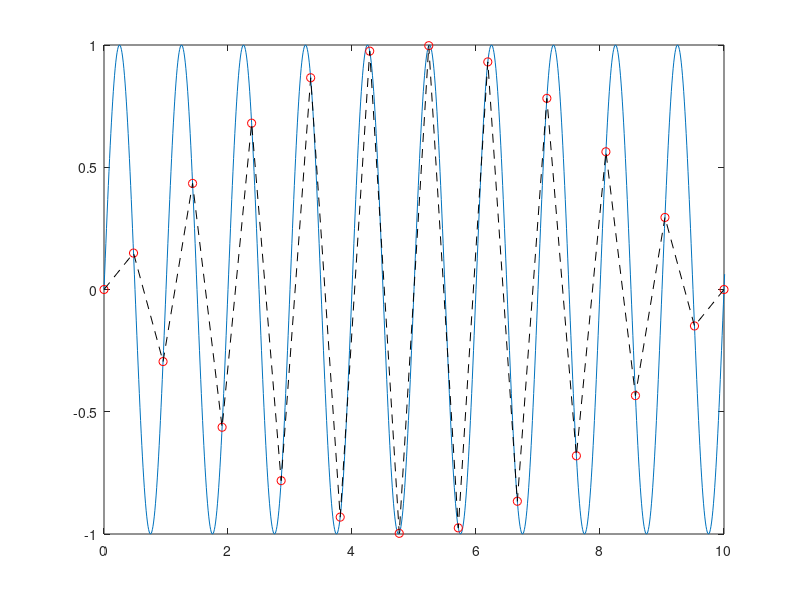

Here is the MATLAB script that generated this plot: (Note: this script raises an error after producing the figure.)
%% Module 2: Generating Signals and Common Signal Operations
%% Lesson 2: Generate Digital Signals
% Vary sine Parameters:
% You can create your audio watermark using a variety of methods. In this lesson, 
% you'll begin by exploring different things to consider when generating digital 
% signals.
% 
% You're probably already familiar with sine wave parameters, but you can use 
% this script to visualize how different parameters affect the sine wave. Try 
% changing the amplitude, frequency, and phase.
% 
% If you want to see the code used to create the plot, you can change the output 
% view from Hide code  to Output on right  using these icons at the top-right 
% of the script.
% View Sample Points:
% TASK 1:
% This script generates a sine wave with a single tone at |f| Hz. In this activity, 
% you'll modify the frequency value and sample rate to see effects of aliasing.
% 
% In the time-domain plot, the blue line shows a smooth, curved sine wave. This 
% might be how you are accustomed to seeing sine waves.
% 
% Discrete-time signals in the time domain can look strange. In the plot, the 
% red points are the sampled points, and the black lines connect them. You may 
% not recognize the sampled points as a sine wave. But if you sample fast enough, 
% the frequency-domain plot will still show the correct frequency.
% 
% *TASK*
% 
% Modify the slider values so that the sample rate (|fs|) is greater than the 
% Nyquist rate (2_fmax_).

f =1;
fs =2.1;

tfixed = 0 : 1/100 : 100;
yfixed = sin(2*pi*f*tfixed);
plot(tfixed, yfixed)

tmoving = 0 : 1/fs : 100;
ymoving = sin(2*pi*f*tmoving);
%% 
% Time-domain plot

hold on
movingStems = plot(tmoving, ymoving, "ro");
movingLine  = plot(tmoving, ymoving, "k--");
hold off
xlim([0 10])
t = title("fs = " + fs + " Hz");
%% 
% Frequency-domain plot

pspectrum(ymoving,fs)
% Generate Tone:
% TASK 1:
% In this activity, you'll generate a simple watermark for the flute recording. 
% You will add the watermark signal with the audio signal, so signals need to 
% have the same length. To ensure both signals have the same length, you can create 
% a time vector for the flute recording. Start by creating a vector of sample 
% indices:
% 
% |0:n-1|
% 
% where |n| is the length of the signal. You can use the |numel| function to 
% find the number of elements.
% 
% The colon (|:|) operator creates an equally spaced row vector. Signals are 
% conventionally stored in MATLAB as column vectors, so you can can transpose 
% the result with the transpose operator (|'|).
% 
% 
% 
% This code imports the audio file.

[flute,fs] = audioread("NoisyFlute.wav");
flute = flute(1:7*fs);
pspectrum(flute,fs)
%% 
% *TASK*
% 
% Calculate a column vector that contains the sample index of each element in 
% |flute|. Store the result in a variable named |t|.

n = numel(flute)
t = (0:n-1)'
% TASK 2:
% To convert from the sample index to the time value in seconds, you can use 
% |t/fs|.
% 
% *TASK*
% 
% Convert |t| from sample index to time in seconds.

t=t/fs
% TASK 3:

f=6000;
wm=sin(2*pi*f*t)
pspectrum(wm,fs)
% TASK 4:
% Now you can combine the audio with the watermark.
% 
% *TASK*
% 
% Add the audio and watermark signals. Name the result |marked| and plot the 
% spectrum.

marked=wm+flute
pspectrum(marked,fs)
% Further Practice:
% You can clearly see the watermark at 6 kHz, but it also overpowers the flute 
% spectrum. Ideally, the watermark would be identifiable in the spectrum without 
% altering the quality of the audio. Play |marked| with the |soundsc| command. 
% The watermark is much louder than the flute.
% 
% 
% 
% Try scaling the watermark so that isn't audible, but the tone is still visible 
% in the spectrum. For example, scale the watermark by 0.001:

marked = 0.001*wm + flute
pspectrum(marked,fs)
soundsc(marked,fs)
% Generate Chirp:
% TASK 1:
% The audio spectrum has a lot of frequency spikes. You want the watermark to 
% be easily recognizable in the spectrum, but a single tone can be difficult to 
% differentiate from the harmonics. Instead, you can try another common signal, 
% such as a chirp signal.
% 
% |y = chirp(t,f0,t1,f1)|
% 
% The frequency at time |0| is |f0| and the frequency at time |t1| is |f1|.
% 
% This code imports the audio file and generates the time vector.

[flute,fs] = audioread("NoisyFlute.wav");
flute = flute(1:7*fs);
n = numel(flute);
t = (0:n-1)'/fs;
pspectrum(flute,fs)
%% 
% *TASK*
% 
% Create a chirp signal |wm| using the time vector |t|. The frequency _t_=0 
% should be 6000 Hz and the frequency at _t_=|t(end)| should be 7000 Hz.
% 
% Then display the spectrum.

wm=chirp(t,6000,t(end),7000)
pspectrum(wm,fs)
% TASK 2:
% Instead of a spike, the chirp creates a block of power in the spectrum. This 
% is because chirp sweeps across the frequencies from |f0| to |f1|. Try listening 
% to |wm| with the |soundsc| function.
% 
% *TASK*
% 
% Plot the spectrogram of the chirp signal using |pspectrum|.

pspectrum(wm,fs,"spectrogram")
% TASK 3:
% *TASK*
% 
% Combine the watermark and the audio. Name the result |marked| and plot the 
% spectrum.

marked=wm+flute
pspectrum(marked,fs)